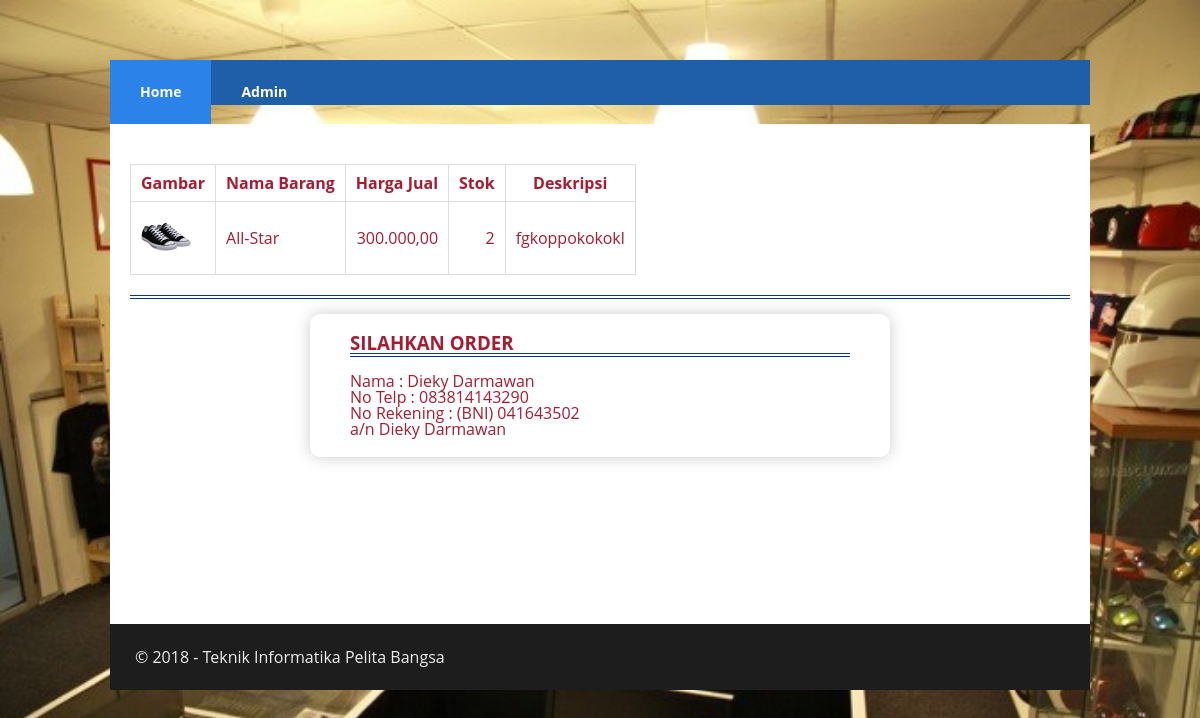
Page /view.php?id=1 on the committed database.
### tables this page shows
CREATE TABLE `barang` (
  `id_barang` int(11) NOT NULL,
  `id_kategori` int(11) NOT NULL,
  `nama_barang` varchar(50) NOT NULL,
  `harga_jual` decimal(10,0) NOT NULL,
  `harga_beli` decimal(10,0) NOT NULL,
  `stok` int(11) NOT NULL,
  `deskripsi` text NOT NULL,
  `gambar` varchar(255) NOT NULL
);

### view.php (the view, shortened to what this page needs)
<?php
include('koneksi.php');
$id = $_GET['id'];
$sql = "SELECT * FROM barang WHERE id_barang = '{$id}'";
$result = mysqli_query($conn, $sql);
$data = mysqli_fetch_array($result);
include('header.php')
?>
<div class="content_b">
    <div class="main">
    <table>
        <tr>
            <th>Gambar</th>
            <th>Nama Barang</th>
            <th>Harga Jual</th>
            <th>Stok</th>
            <th>Deskripsi</th>
        </tr>
        <tr>
            <td><?php echo "<img src=\"{$data['gambar']}\"/>";?></th>
            <td><?php echo $data['nama_barang']; ?></td>
			<td class="right"><?php echo number_format($data['harga_jual'],2,',','.'); ?></td>
			<td class="right"><?php echo $data['stok']; ?></td>
			<td> <?php echo $data['deskripsi']; ?></td>
        </tr>
    </table>
    <hr/>
        <div class="daftar">
        <h3>SILAHKAN ORDER</h3>
            <hr> <br/>
        <p>
        Nama : Dieky Darmawan <br>
        No Telp : 083814143290 <br>
        No Rekening : (BNI) 041643502 <br>
        a/n Dieky Darmawan <br>
        </p>
        </div>
    </div>
</div>
<?php include_once('footer.php') ?>

### css/style.css (style rules this page uses)
* { margin: 0; padding: 0; }
body { line-height:1; font-size:100%; font-family:'Open Sans', sans-serif; color:#a81c32; background-image: url("../image/background.jpg"); background-size: 100%; font-family: 'Open Sans', sans-serif; }
.content_b { float:right; width:980px; height: 500px; overflow:scroll; background-color: #ffffff; }
.main { padding: 20px; }
table { border-collapse:collapse; border-spacing:0; margin:20px 0; }
table th, table td { padding: 10px; border:1px solid #ddd; }
td.right { text-align: right; }
td img { max-width:75px; max-height:50px; }
.daftar { width:500px; border-radius:10px; padding:20px 40px; margin:15px auto; box-shadow:0 0 1em #CCCCCC; }
hr { border: 0; border-top: 4px double #05378e; text-align: center; }
hr:after { display: inline-block; position: relative; top: -15px; padding: 0 10px; background: #fff; color: #05378e; font-size: 18px; }

### rows in the picture
barang: gambar (picture), nama_barang "All-Star", harga_jual "300.000,00", stok "2", deskripsi "fgkoppokokokl"
